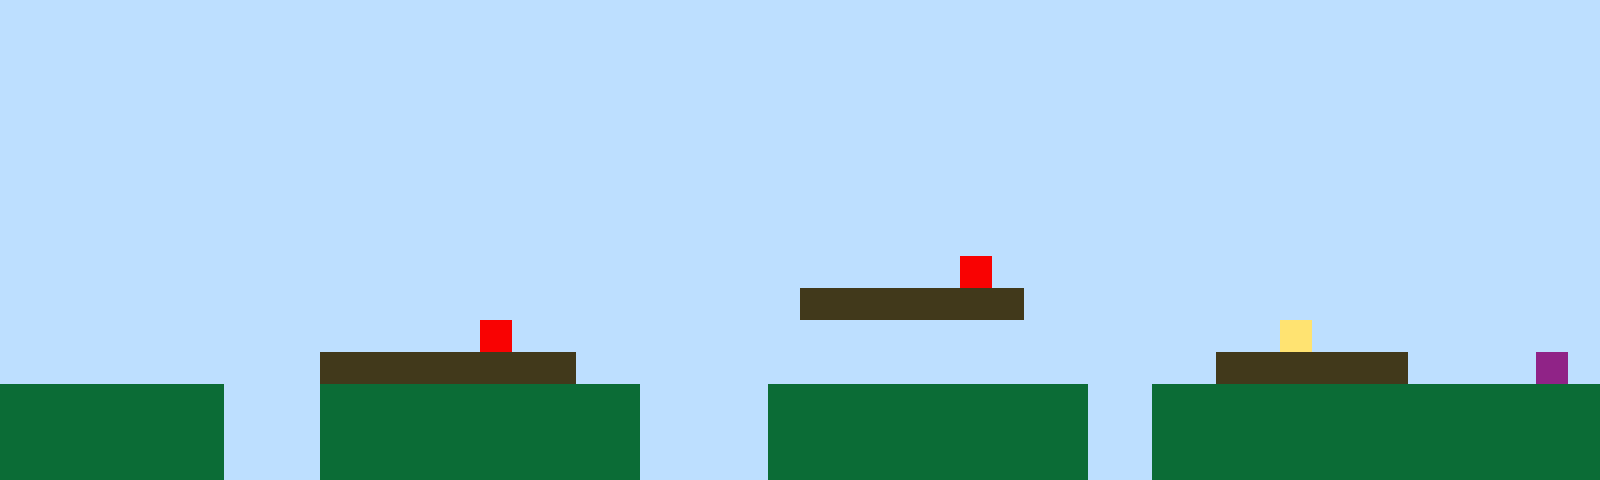

This game map was drawn from its Tiled (.tmx) file and the tilesets committed beside it. A one-line description and the full map source follow:
An orthogonal 50x15 tile map with 32x32 px tiles, 1 tile layer (Tile Layer 1).

<map version="1.10" tiledversion="1.11.2" orientation="orthogonal" renderorder="right-up" width="50" height="15" tilewidth="32" tileheight="32" infinite="0" nextlayerid="2" nextobjectid="1"><editorsettings><export target="map1.csv" format="csv" /></editorsettings><tileset firstgid="1" name="sprites" tilewidth="32" tileheight="32" tilecount="6" columns="3"><image source="sprites.png" width="96" height="64" /></tileset><layer id="1" name="Tile Layer 1" width="50" height="15"><data encoding="csv">1,1,1,1,1,1,1,1,1,1,1,1,1,1,1,1,1,1,1,1,1,1,1,1,1,1,1,1,1,1,1,1,1,1,1,1,1,1,1,1,1,1,1,1,1,1,1,1,1,1,1,1,1,1,1,1,1,1,1,1,1,1,1,1,1,1,1,1,1,1,1,1,1,1,1,1,1,1,1,1,1,1,1,1,1,1,1,1,1,1,1,1,1,1,1,1,1,1,1,1,1,1,1,1,1,1,1,1,1,1,1,1,1,1,1,1,1,1,1,1,1,1,1,1,1,1,1,1,1,1,1,1,1,1,1,1,1,1,1,1,1,1,1,1,1,1,1,1,1,1,1,1,1,1,1,1,1,1,1,1,1,1,1,1,1,1,1,1,1,1,1,1,1,1,1,1,1,1,1,1,1,1,1,1,1,1,1,1,1,1,1,1,1,1,1,1,1,1,1,1,1,1,1,1,1,1,1,1,1,1,1,1,1,1,1,1,1,1,1,1,1,1,1,1,1,1,1,1,1,1,1,1,1,1,1,1,1,1,1,1,1,1,1,1,1,1,1,1,1,1,1,1,1,1,1,1,1,1,1,1,1,1,1,1,1,1,1,1,1,1,1,1,1,1,1,1,1,1,1,1,1,1,1,1,1,1,1,1,1,1,1,1,1,1,1,1,1,1,1,1,1,1,1,1,1,1,1,1,1,1,1,1,1,1,1,1,1,1,1,1,1,1,1,1,1,1,1,1,1,1,1,1,1,1,1,1,1,1,1,1,1,1,1,1,1,1,1,1,1,1,1,1,1,1,1,1,1,1,1,1,1,1,1,1,1,1,1,1,1,1,1,1,1,1,1,1,1,1,1,1,1,1,1,1,1,1,1,1,1,1,1,1,1,1,1,1,1,1,1,1,1,1,1,1,1,1,1,1,1,1,1,1,1,1,1,1,1,1,1,1,1,1,1,1,1,1,1,1,1,1,5,1,1,1,1,1,1,1,1,1,1,1,1,1,1,1,1,1,1,1,1,1,1,1,1,1,1,1,1,1,1,1,1,1,1,1,1,1,1,1,1,1,1,1,1,3,3,3,3,3,3,3,1,1,1,1,1,1,1,1,1,1,1,1,1,1,1,1,1,1,1,1,1,1,1,1,1,1,1,1,1,1,1,1,1,5,1,1,1,1,1,1,1,1,1,1,1,1,1,1,1,1,1,1,1,1,1,1,1,1,4,1,1,1,1,1,1,1,1,1,1,1,1,1,1,1,1,1,1,1,3,3,3,3,3,3,3,3,1,1,1,1,1,1,1,1,1,1,1,1,1,1,1,1,1,1,1,1,3,3,3,3,3,3,1,1,1,1,6,1,2,2,2,2,2,2,2,1,1,1,2,2,2,2,2,2,2,2,2,2,1,1,1,1,2,2,2,2,2,2,2,2,2,2,1,1,2,2,2,2,2,2,2,2,2,2,2,2,2,2,2,2,2,2,2,2,2,1,1,1,2,2,2,2,2,2,2,2,2,2,1,1,1,1,2,2,2,2,2,2,2,2,2,2,1,1,2,2,2,2,2,2,2,2,2,2,2,2,2,2,2,2,2,2,2,2,2,1,1,1,2,2,2,2,2,2,2,2,2,2,1,1,1,1,2,2,2,2,2,2,2,2,2,2,1,1,2,2,2,2,2,2,2,2,2,2,2,2,2,2</data></layer></map>
